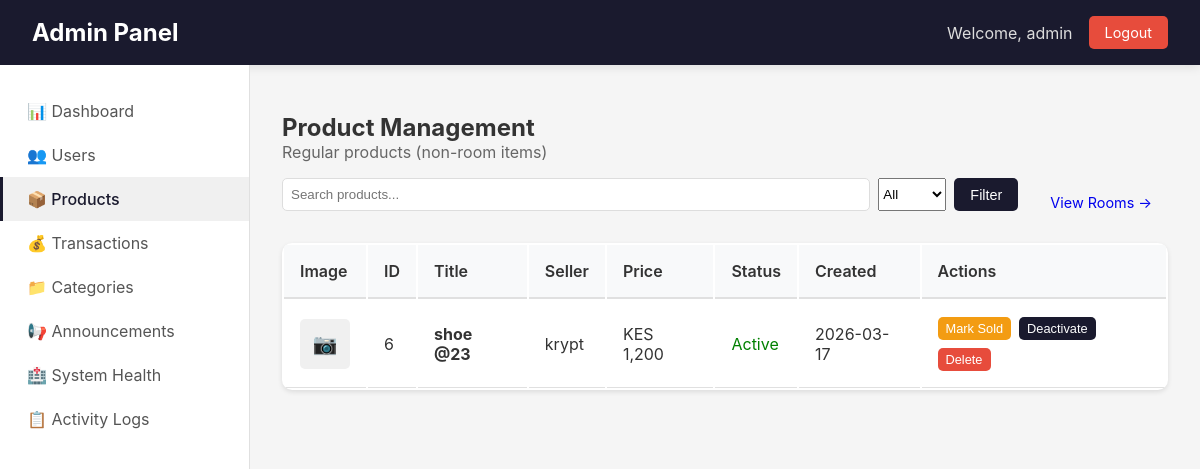
/admin/products (signed in), run on an earlier commit of the app's database.
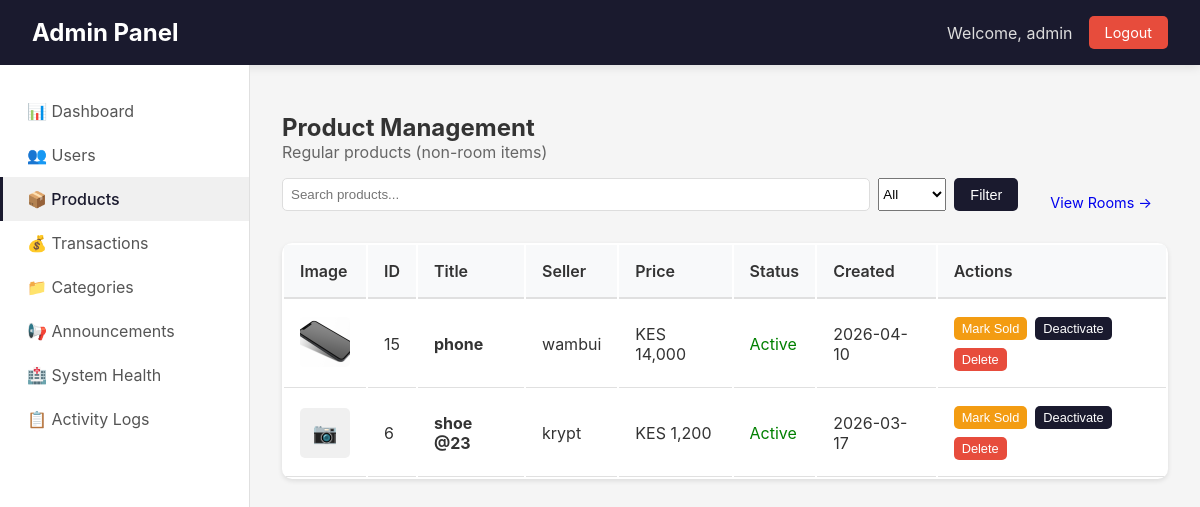
And on a later commit of the database.
### app/models.py (models this page shows, shortened)
class Product(db.Model):
    __tablename__ = 'products'
    id = db.Column(db.Integer, primary_key=True)
    title = db.Column(db.String(100), nullable=False)
    description = db.Column(db.Text)
    price = db.Column(db.Float, nullable=False)
    condition = db.Column(db.String(20))
    contact_info = db.Column(db.Text)
    is_fast_moving = db.Column(db.Boolean, default=False)
    is_active = db.Column(db.Boolean, default=True)
    is_sold = db.Column(db.Boolean, default=False)
    Token = db.Column(db.Float, nullable=False)
    category_id = db.Column(db.Integer, db.ForeignKey('categories.id'), nullable=False)
    seller_id = db.Column(db.Integer, db.ForeignKey('users.id'), nullable=False)
    image_group_id = db.Column(db.Integer, db.ForeignKey('product_image_groups.id'), nullable=True)
    created_at = db.Column(db.DateTime, default=datetime.utcnow)
    updated_at = db.Column(db.DateTime, default=datetime.utcnow, onupdate=datetime.utcnow)
    hostel_name = db.Column(db.String(100), nullable=False, default='')
    location = db.Column(db.String(100), nullable=False, default='')
    leave_date = db.Column(db.DateTime, nullable=False, default=datetime.utcnow)
    room_type = db.Column(db.String(20), default='single')
    deposit = db.Column(db.Float, default=0)
    commission_percentage = db.Column(db.Float, default=0)
    is_commission_listing = db.Column(db.Boolean, default=False)
    status = db.Column(db.String(20), default='available')
    agreement_user_id = db.Column(db.Integer, db.ForeignKey('users.id'), nullable=True)
    agreement_expires_at = db.Column(db.DateTime, nullable=True)
    booked_at = db.Column(db.DateTime, nullable=True)
    total_unlocks = db.Column(db.Integer, default=0)
    last_interest_update = db.Column(db.DateTime, default=datetime.utcnow)
    payments = db.relationship('Payment', back_populates='product', lazy=True, cascade="all, delete-orphan")
    chats = db.relationship('Chat', back_populates='product', lazy=True, cascade='all, delete-orphan')
    offers = db.relationship('Offer', back_populates='product', lazy=True, cascade='all, delete-orphan')
    unlocks = db.relationship(
    'ProductUnlock',
    back_populates='product',
    cascade='all, delete-orphan'
)
    notifications = db.relationship(
    'Notification',
    back_populates='product',
    cascade='all, delete-orphan'
)
    agreement_user = db.relationship('User', foreign_keys=[agreement_user_id])
    category = db.relationship('Category', back_populates='products')
    seller = db.relationship('User', foreign_keys=[seller_id], back_populates='products')
    image_group = db.relationship('ProductImageGroup', back_populates='product')

class User(UserMixin, db.Model):
    __tablename__ = 'users'
    id = db.Column(db.Integer, primary_key=True)
    username = db.Column(db.String(80), unique=True, nullable=False)
    email = db.Column(db.String(120), unique=True, nullable=False)
    password_hash = db.Column(db.String(128))
    phone = db.Column(db.String(20))
    created_at = db.Column(db.DateTime, default=datetime.utcnow)
    google_id = db.Column(db.String(100), unique=True, nullable=True)
    profile_picture = db.Column(db.String(500), nullable=True)
    products = db.relationship('Product',
        foreign_keys='Product.seller_id',
        back_populates='seller',
        lazy=True
    )
    payments = db.relationship('Payment',
        back_populates='payment_user',
        lazy=True
    )
    phone_number = db.Column(db.String(20))
    campus_location = db.Column(db.String(100))
    hostel_name = db.Column(db.String(100))
    hostel_room = db.Column(db.String(20))
    whatsapp_number = db.Column(db.String(20))
    show_contact_details = db.Column(db.Boolean, default=True)
    contact_preference = db.Column(db.String(20), default='whatsapp')
    is_admin = db.Column(db.Boolean, default=False)
    conversations_as_buyer = db.relationship('Chat',
        foreign_keys='Chat.buyer_id',
        back_populates='buyer',
        lazy=True,
        cascade='all, delete-orphan'
    )
    conversations_as_seller = db.relationship('Chat',
        foreign_keys='Chat.seller_id',
        back_populates='seller',
        lazy=True,
        cascade='all, delete-orphan'
    )
    sent_messages = db.relationship('Message',
        foreign_keys='Message.sender_id',
        back_populates='sender',
        lazy=True,
        cascade='all, delete-orphan'
    )
    sent_offers = db.relationship('Offer',
        foreign_keys='Offer.buyer_id',
        back_populates='offer_buyer',
        lazy=True
    )
    received_offers = db.relationship('Offer',
        foreign_keys='Offer.seller_id',
        back_populates='offer_seller',
        lazy=True
    )

class ProductImage(db.Model):
    __tablename__ = 'product_images'
    id = db.Column(db.Integer, primary_key=True)
    filename = db.Column(db.String(255), nullable=False)
    filepath = db.Column(db.String(500), nullable=False)
    uploaded_at = db.Column(db.DateTime, default=datetime.utcnow)
    group_id = db.Column(db.Integer, db.ForeignKey('product_image_groups.id'))
    group = db.relationship('ProductImageGroup', back_populates='images')

### app/admin/routes.py (the view)
@admin_bp.route('/products')
@login_required
@admin_required
def products():
    page = request.args.get('page', 1, type=int)
    search = request.args.get('search', '')
    status = request.args.get('status', 'all')
    query = Product.query.filter(
        (Product.hostel_name == '') | (Product.hostel_name.is_(None))
    )
    if search:
        query = query.filter(
            (Product.title.ilike(f'%{search}%')) |
            (Product.description.ilike(f'%{search}%'))
        )
    if status == 'active':
        query = query.filter(Product.is_active == True, Product.is_sold == False)
    elif status == 'sold':
        query = query.filter(Product.is_sold == True)
    elif status == 'inactive':
        query = query.filter(Product.is_active == False)
    products = query.order_by(Product.created_at.desc()).paginate(page=page, per_page=20, error_out=False)
    return render_template('admin/products.html', products=products, search=search, status=status)

### app/admin/routes.py (called while the page is built)
def admin_required(f):
    @wraps(f)
    def decorated_function(*args, **kwargs):
        if not current_user.is_authenticated:
            flash('Please login to access admin area.', 'warning')
            return redirect(url_for('auth.login'))
        if not current_user.is_admin:
            flash('Admin access required.', 'error')
            return redirect(url_for('main.index'))
        return f(*args, **kwargs)
    return decorated_function

### app/models.py (called while the page is built)
@login_manager.user_loader
def load_user(user_id):
    return User.query.get(int(user_id))

### app/templates/admin/products.html (shortened to what this page needs)
{% extends "admin/base.html" %}
{% block content %}
<h2>Product Management</h2>
<p style="color: #666; margin-bottom: 1rem;">Regular products (non-room items)</p>
<div style="margin-bottom: 1rem; display: flex; gap: 1rem; align-items: center;">
    <div class="search-bar" style="flex: 1;">
        <form method="GET" style="display: flex; gap: 0.5rem; width: 100%;">
            <input type="text" name="search" placeholder="Search products..." value="{{ search }}">
            <select name="status">
                <option value="all" {% if status == 'all' %}selected{% endif %}>All</option>
            </select>
            <button type="submit" class="btn btn-primary">Filter</button>
        </form>
    </div>
    <a href="{{ url_for('admin.rooms') }}" class="btn">View Rooms →</a>
</div>
<table class="data-table">
    <thead>
        <tr>
            <th>Image</th>
            <th>ID</th>
            <th>Title</th>
            <th>Seller</th>
            <th>Price</th>
            <th>Status</th>
            <th>Created</th>
            <th>Actions</th>
        </tr>
    </thead>
    <tbody>
        {% for product in products.items %}
        <tr>
            <td>
                {% if product.image_group and product.image_group.images %}
                    <img src="{{ url_for('static', filename='uploads/product_images/' + product.image_group.images[0].filename) }}"
                         class="product-image"
                         alt="{{ product.title }}"
                         onerror="this.onerror=null; this.parentElement.innerHTML='<div class=\'image-placeholder\'>📷</div>'">
                {% else %}
                    <div class="image-placeholder">📷</div>
                {% endif %}
            </td>
            <td>{{ product.id }}</td>
            <td><strong>{{ product.title[:40] }}</strong></td>
            <td>{{ product.seller.username if product.seller else 'N/A' }}</td>
            <td>KES {{ "{:,.0f}".format(product.price) }}</td>
            <td>
                {% if product.is_sold %}
                <span style="color: red;">Sold</span>
                {% elif not product.is_active %}
                <span style="color: orange;">Inactive</span>
                {% else %}
                <span style="color: green;">Active</span>
                {% endif %}
            </td>
            <td>{{ product.created_at.strftime('%Y-%m-%d') }}</td>
            <td>
                <div style="display: flex; gap: 0.5rem; flex-wrap: wrap;">
                    <form method="POST" action="{{ url_for('admin.toggle_product_sold', product_id=product.id) }}" style="display: inline;">
                        <button type="submit" class="btn btn-sm btn-warning">
                            {% if product.is_sold %}Mark Available{% else %}Mark Sold{% endif %}
                        </button>
                    </form>
                    <form method="POST" action="{{ url_for('admin.toggle_product_active', product_id=product.id) }}" style="display: inline;">
                        <button type="submit" class="btn btn-sm btn-primary">
                            {% if product.is_active %}Deactivate{% else %}Activate{% endif %}
                        </button>
                    </form>
                    <form method="POST" action="{{ url_for('admin.delete_product', product_id=product.id) }}" style="display: inline;"
                          onsubmit="return confirm('Delete this product? This cannot be undone.');">
                        <button type="submit" class="btn btn-sm btn-danger">Delete</button>
                    </form>
                </div>
            </td>
        </tr>
        {% endfor %}
    </tbody>
</table>
{% endblock %}

What changed in the data, as far as the page shows it:
added Product: filename (picture), id "15", title "phone", seller "wambui", price "14,000", is_sold "Active", created_at "2026-04-10", is_active "Deactivate"
